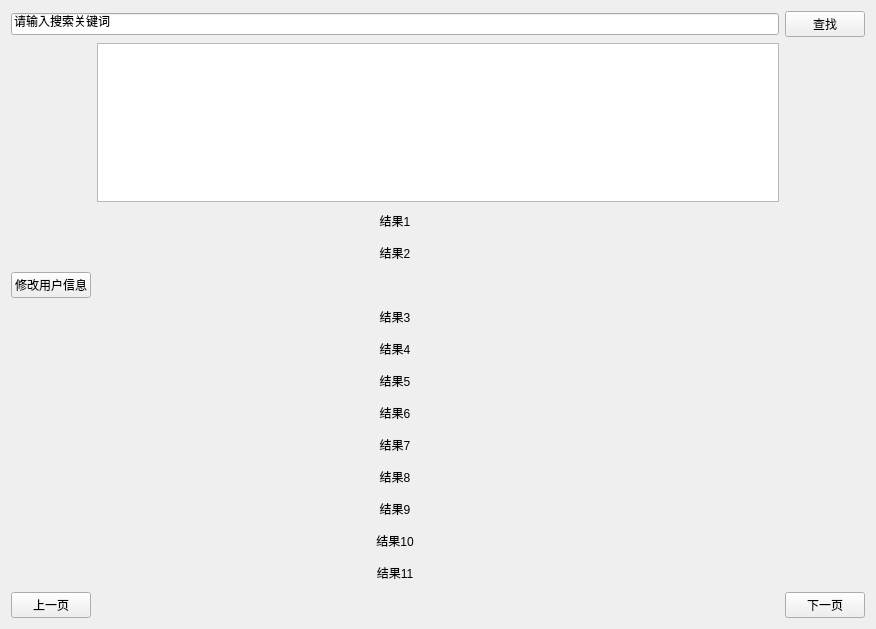
<?xml version="1.0" encoding="UTF-8"?>
<ui version="4.0">
 <class>Search</class>
 <widget class="QWidget" name="Search">
  <property name="geometry">
   <rect>
    <x>0</x>
    <y>0</y>
    <width>876</width>
    <height>629</height>
   </rect>
  </property>
  <property name="windowTitle">
   <string>Form</string>
  </property>
  <layout class="QGridLayout" name="gridLayout">
   <item row="5" column="0" colspan="2">
    <widget class="QPushButton" name="ButtonAns3">
     <property name="text">
      <string>结果3</string>
     </property>
     <property name="flat">
      <bool>true</bool>
     </property>
    </widget>
   </item>
   <item row="0" column="0" colspan="2">
    <widget class="QLineEdit" name="lineEditSearch">
     <property name="text">
      <string>请输入搜索关键词</string>
     </property>
    </widget>
   </item>
   <item row="3" column="0" colspan="2">
    <widget class="QPushButton" name="ButtonAns2">
     <property name="text">
      <string>结果2</string>
     </property>
     <property name="flat">
      <bool>true</bool>
     </property>
    </widget>
   </item>
   <item row="10" column="0" colspan="2">
    <widget class="QPushButton" name="ButtonAns8">
     <property name="text">
      <string>结果8</string>
     </property>
     <property name="flat">
      <bool>true</bool>
     </property>
    </widget>
   </item>
   <item row="6" column="0" colspan="2">
    <widget class="QPushButton" name="ButtonAns4">
     <property name="text">
      <string>结果4</string>
     </property>
     <property name="flat">
      <bool>true</bool>
     </property>
    </widget>
   </item>
   <item row="13" column="0" colspan="2">
    <widget class="QPushButton" name="ButtonAnsB">
     <property name="text">
      <string>结果11</string>
     </property>
     <property name="flat">
      <bool>true</bool>
     </property>
    </widget>
   </item>
   <item row="0" column="2">
    <widget class="QPushButton" name="ButtonSearch">
     <property name="text">
      <string>查找</string>
     </property>
    </widget>
   </item>
   <item row="8" column="0" colspan="2">
    <widget class="QPushButton" name="ButtonAns6">
     <property name="text">
      <string>结果6</string>
     </property>
     <property name="flat">
      <bool>true</bool>
     </property>
    </widget>
   </item>
   <item row="2" column="0" colspan="2">
    <widget class="QPushButton" name="ButtonAns1">
     <property name="enabled">
      <bool>true</bool>
     </property>
     <property name="text">
      <string>结果1</string>
     </property>
     <property name="flat">
      <bool>true</bool>
     </property>
    </widget>
   </item>
   <item row="9" column="0" colspan="2">
    <widget class="QPushButton" name="ButtonAns7">
     <property name="text">
      <string>结果7</string>
     </property>
     <property name="flat">
      <bool>true</bool>
     </property>
    </widget>
   </item>
   <item row="14" column="2">
    <widget class="QPushButton" name="ButtonNext">
     <property name="enabled">
      <bool>true</bool>
     </property>
     <property name="text">
      <string>下一页</string>
     </property>
    </widget>
   </item>
   <item row="1" column="0">
    <spacer name="verticalSpacer">
     <property name="orientation">
      <enum>Qt::Vertical</enum>
     </property>
     <property name="sizeHint" stdset="0">
      <size>
       <width>20</width>
       <height>40</height>
      </size>
     </property>
    </spacer>
   </item>
   <item row="14" column="0">
    <widget class="QPushButton" name="ButtonLast">
     <property name="enabled">
      <bool>true</bool>
     </property>
     <property name="text">
      <string>上一页</string>
     </property>
    </widget>
   </item>
   <item row="11" column="0" colspan="2">
    <widget class="QPushButton" name="ButtonAns9">
     <property name="text">
      <string>结果9</string>
     </property>
     <property name="flat">
      <bool>true</bool>
     </property>
    </widget>
   </item>
   <item row="7" column="0" colspan="2">
    <widget class="QPushButton" name="ButtonAns5">
     <property name="text">
      <string>结果5</string>
     </property>
     <property name="flat">
      <bool>true</bool>
     </property>
    </widget>
   </item>
   <item row="14" column="1">
    <spacer name="horizontalSpacer">
     <property name="orientation">
      <enum>Qt::Horizontal</enum>
     </property>
     <property name="sizeHint" stdset="0">
      <size>
       <width>379</width>
       <height>20</height>
      </size>
     </property>
    </spacer>
   </item>
   <item row="12" column="0" colspan="2">
    <widget class="QPushButton" name="ButtonAnsA">
     <property name="text">
      <string>结果10</string>
     </property>
     <property name="flat">
      <bool>true</bool>
     </property>
    </widget>
   </item>
   <item row="1" column="1">
    <widget class="QTableView" name="tableView"/>
   </item>
   <item row="4" column="0">
    <widget class="QPushButton" name="pushButton">
     <property name="text">
      <string>修改用户信息</string>
     </property>
    </widget>
   </item>
  </layout>
 </widget>
 <resources/>
 <connections/>
</ui>
